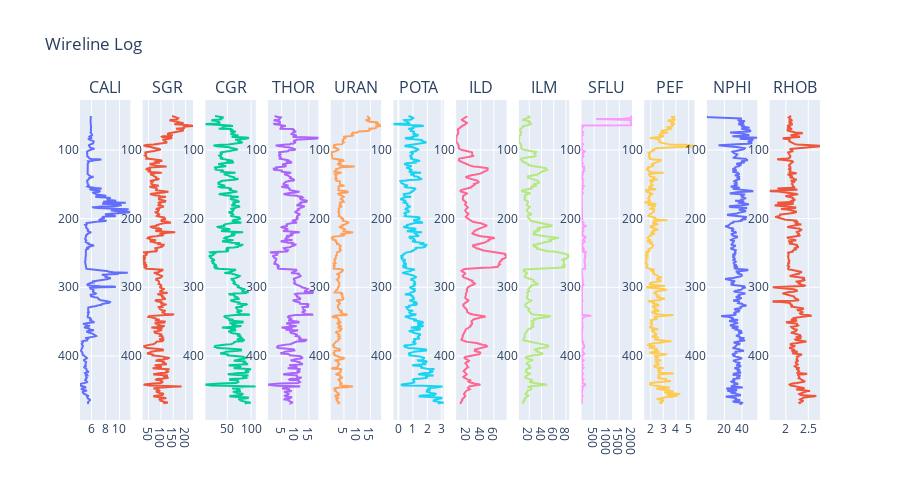

The code cell stored with this chart in its notebook:
### Code cell
# Update title and height of the main canvas as well as setting the yaxes to be reversed
fig.update_layout(title_text="Wireline Log", showlegend=False, height=500) 
fig.update_yaxes(autorange="reversed")

# Show the plot
fig.show()

### Figure 1 — Plotly figure (JSON) as saved in the notebook; plotly's stock layout.template omitted (floating-point values rounded to 4 significant figures; data arrays with more than 128 entries replaced by an {"elided": "..."} marker saying what was removed)
{"data": [{"mode": "lines", "name": "CALI", "type": "scatter", "x": {"elided": "840 float values"}, "xaxis": "x", "y": {"elided": "840 float values"}, "yaxis": "y"}, {"mode": "lines", "name": "SGR", "type": "scatter", "x": {"elided": "840 float values"}, "xaxis": "x2", "y": {"elided": "840 float values"}, "yaxis": "y2"}, {"mode": "lines", "name": "CGR", "type": "scatter", "x": {"elided": "840 float values"}, "xaxis": "x3", "y": {"elided": "840 float values"}, "yaxis": "y3"}, {"mode": "lines", "name": "THOR", "type": "scatter", "x": {"elided": "840 float values"}, "xaxis": "x4", "y": {"elided": "840 float values"}, "yaxis": "y4"}, {"mode": "lines", "name": "URAN", "type": "scatter", "x": {"elided": "840 float values"}, "xaxis": "x5", "y": {"elided": "840 float values"}, "yaxis": "y5"}, {"mode": "lines", "name": "POTA", "type": "scatter", "x": {"elided": "840 float values"}, "xaxis": "x6", "y": {"elided": "840 float values"}, "yaxis": "y6"}, {"mode": "lines", "name": "ILD", "type": "scatter", "x": {"elided": "840 float values"}, "xaxis": "x7", "y": {"elided": "840 float values"}, "yaxis": "y7"}, {"mode": "lines", "name": "ILM", "type": "scatter", "x": {"elided": "840 float values"}, "xaxis": "x8", "y": {"elided": "840 float values"}, "yaxis": "y8"}, {"mode": "lines", "name": "SFLU", "type": "scatter", "x": {"elided": "840 float values"}, "xaxis": "x9", "y": {"elided": "840 float values"}, "yaxis": "y9"}, {"mode": "lines", "name": "PEF", "type": "scatter", "x": {"elided": "840 float values"}, "xaxis": "x10", "y": {"elided": "840 float values"}, "yaxis": "y10"}, {"mode": "lines", "name": "NPHI", "type": "scatter", "x": {"elided": "840 float values"}, "xaxis": "x11", "y": {"elided": "840 float values"}, "yaxis": "y11"}, {"mode": "lines", "name": "RHOB", "type": "scatter", "x": {"elided": "840 float values"}, "xaxis": "x12", "y": {"elided": "840 float values"}, "yaxis": "y12"}], "layout": {"annotations": [{"font": {"size": 16}, "showarrow": false, "text": "CALI", "x": 0.03403, "xanchor": "center", "xref": "paper", "y": 1, "yanchor": "bottom", "yref": "paper"}, {"font": {"size": 16}, "showarrow": false, "text": "SGR", "x": 0.1187, "xanchor": "center", "xref": "paper", "y": 1, "yanchor": "bottom", "yref": "paper"}, {"font": {"size": 16}, "showarrow": false, "text": "CGR", "x": 0.2035, "xanchor": "center", "xref": "paper", "y": 1, "yanchor": "bottom", "yref": "paper"}, {"font": {"size": 16}, "showarrow": false, "text": "THOR", "x": 0.2882, "xanchor": "center", "xref": "paper", "y": 1, "yanchor": "bottom", "yref": "paper"}, {"font": {"size": 16}, "showarrow": false, "text": "URAN", "x": 0.3729, "xanchor": "center", "xref": "paper", "y": 1, "yanchor": "bottom", "yref": "paper"}, {"font": {"size": 16}, "showarrow": false, "text": "POTA", "x": 0.4576, "xanchor": "center", "xref": "paper", "y": 1, "yanchor": "bottom", "yref": "paper"}, {"font": {"size": 16}, "showarrow": false, "text": "ILD", "x": 0.5424, "xanchor": "center", "xref": "paper", "y": 1, "yanchor": "bottom", "yref": "paper"}, {"font": {"size": 16}, "showarrow": false, "text": "ILM", "x": 0.6271, "xanchor": "center", "xref": "paper", "y": 1, "yanchor": "bottom", "yref": "paper"}, {"font": {"size": 16}, "showarrow": false, "text": "SFLU", "x": 0.7118, "xanchor": "center", "xref": "paper", "y": 1, "yanchor": "bottom", "yref": "paper"}, {"font": {"size": 16}, "showarrow": false, "text": "PEF", "x": 0.7965, "xanchor": "center", "xref": "paper", "y": 1, "yanchor": "bottom", "yref": "paper"}, {"font": {"size": 16}, "showarrow": false, "text": "NPHI", "x": 0.8812, "xanchor": "center", "xref": "paper", "y": 1, "yanchor": "bottom", "yref": "paper"}, {"font": {"size": 16}, "showarrow": false, "text": "RHOB", "x": 0.966, "xanchor": "center", "xref": "paper", "y": 1, "yanchor": "bottom", "yref": "paper"}], "height": 500, "showlegend": false, "title": {"text": "Wireline Log"}, "xaxis": {"anchor": "y", "domain": [0, 0.06806]}, "xaxis10": {"anchor": "y10", "domain": [0.7625, 0.8306]}, "xaxis11": {"anchor": "y11", "domain": [0.8472, 0.9153]}, "xaxis12": {"anchor": "y12", "domain": [0.9319, 1.0]}, "xaxis2": {"anchor": "y2", "domain": [0.08472, 0.1528]}, "xaxis3": {"anchor": "y3", "domain": [0.1694, 0.2375]}, "xaxis4": {"anchor": "y4", "domain": [0.2542, 0.3222]}, "xaxis5": {"anchor": "y5", "domain": [0.3389, 0.4069]}, "xaxis6": {"anchor": "y6", "domain": [0.4236, 0.4917]}, "xaxis7": {"anchor": "y7", "domain": [0.5083, 0.5764]}, "xaxis8": {"anchor": "y8", "domain": [0.5931, 0.6611]}, "xaxis9": {"anchor": "y9", "domain": [0.6778, 0.7458]}, "yaxis": {"anchor": "x", "autorange": "reversed", "domain": [0, 1]}, "yaxis10": {"anchor": "x10", "autorange": "reversed", "domain": [0, 1]}, "yaxis11": {"anchor": "x11", "autorange": "reversed", "domain": [0, 1]}, "yaxis12": {"anchor": "x12", "autorange": "reversed", "domain": [0, 1]}, "yaxis2": {"anchor": "x2", "autorange": "reversed", "domain": [0, 1]}, "yaxis3": {"anchor": "x3", "autorange": "reversed", "domain": [0, 1]}, "yaxis4": {"anchor": "x4", "autorange": "reversed", "domain": [0, 1]}, "yaxis5": {"anchor": "x5", "autorange": "reversed", "domain": [0, 1]}, "yaxis6": {"anchor": "x6", "autorange": "reversed", "domain": [0, 1]}, "yaxis7": {"anchor": "x7", "autorange": "reversed", "domain": [0, 1]}, "yaxis8": {"anchor": "x8", "autorange": "reversed", "domain": [0, 1]}, "yaxis9": {"anchor": "x9", "autorange": "reversed", "domain": [0, 1]}}}
